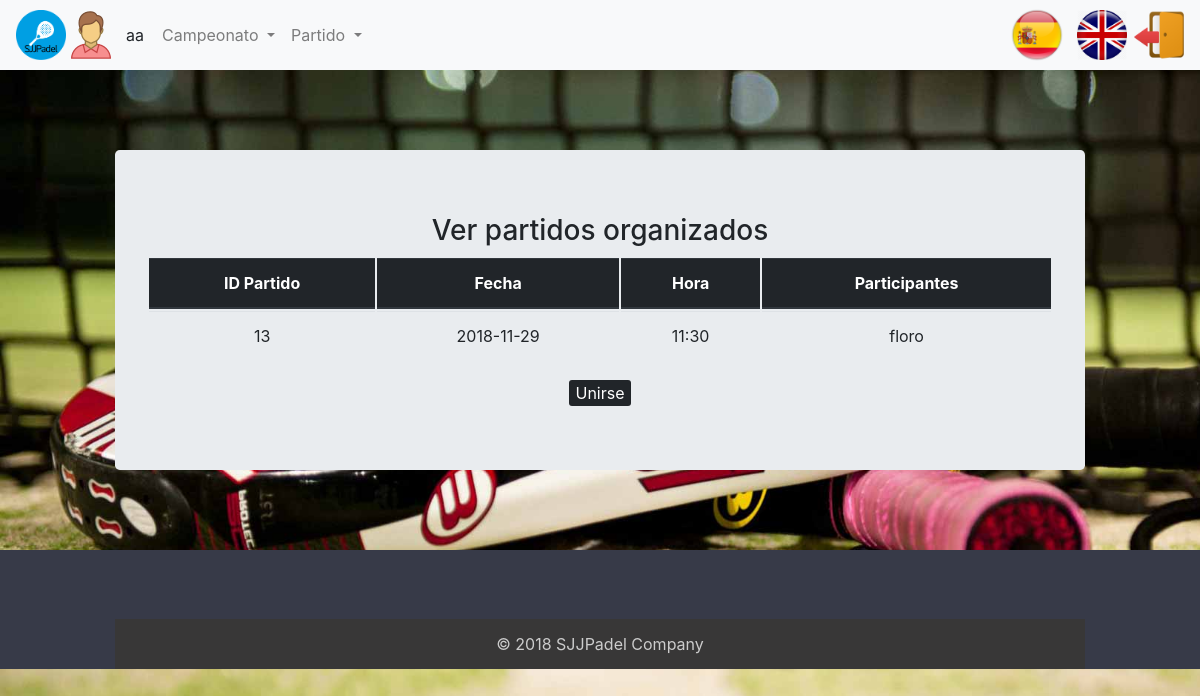
Before: /index.php?controller=organizeMatch&action=join&idOrganizeMatch=13 (signed in) with the older database file.
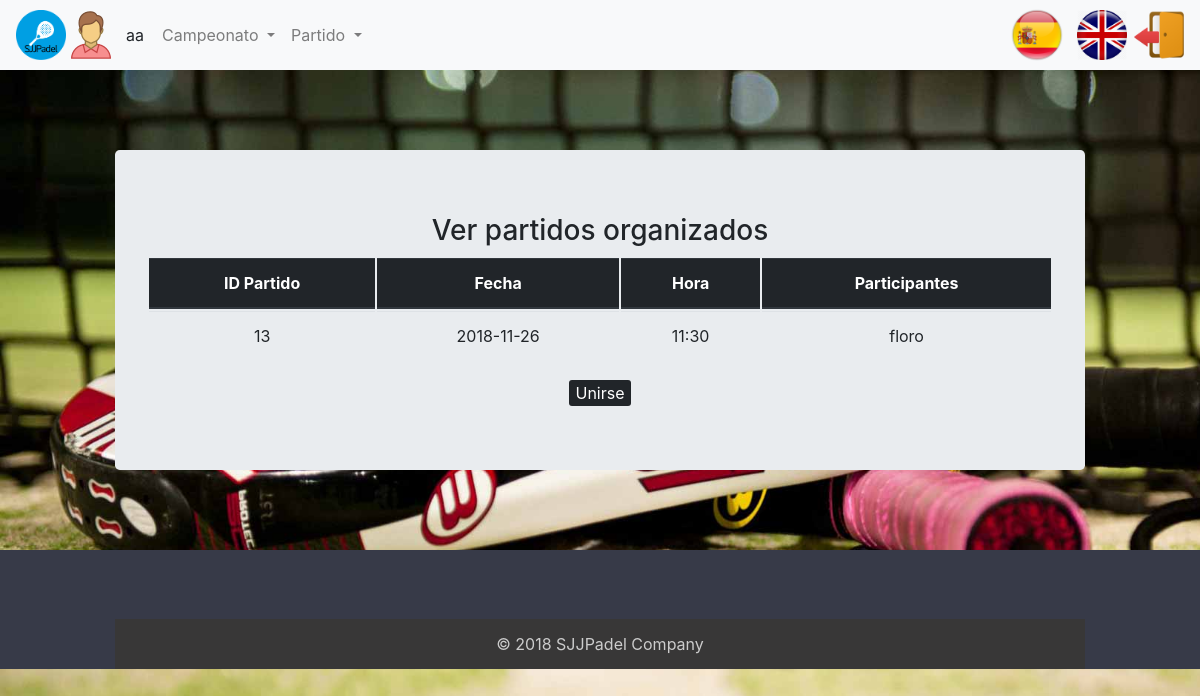
After: the same page with the newer database file.
### tables this page shows
CREATE TABLE `usuario` (
  `login` varchar(20) NOT NULL,
  `nombre` varchar(20) NOT NULL,
  `apellidos` varchar(45) DEFAULT NULL,
  `pass` varchar(20) DEFAULT NULL,
  `rol` char(1) DEFAULT NULL,
  `genero` varchar(10) DEFAULT NULL
);

CREATE TABLE `participantespartido` (
  `idParticipantesPartido` int(11) NOT NULL,
  `idOrganizarPartido` int(11) DEFAULT NULL,
  `loginUsuario` varchar(20) DEFAULT NULL
);

CREATE TABLE `organizarpartido` (
  `idOrganizarPartido` int(11) NOT NULL,
  `fecha` date NOT NULL,
  `hora` time NOT NULL
);

### core/ViewManager.php (called while the page is built, shortened)
<?php
class ViewManager {
	private $fragmentContents = array();
	private $variables = array();
	private $currentFragment = self::DEFAULT_FRAGMENT;
	private $layout = "default";
	private function saveCurrentFragment() {
		$this->fragmentContents[$this->currentFragment].=ob_get_contents();
	}
	public function moveToFragment($name) {
		$this->currentFragment = $name;
	}
	public function getFragment($fragment, $default="") {
		if (!isset($this->fragmentContents[$fragment])) {
			return $default;
		}
		return $this->fragmentContents[$fragment];
	}
	public function setVariable($varname, $value, $flash=false) {
		$this->variables[$varname] = $value;
	}
	public function getVariable($varname, $default=NULL) {
		if (!isset($this->variables[$varname])) {
			return $default;
		}
		return $this->variables[$varname];
	}
	public function render($controller, $viewname) {
		include(__DIR__."/../view/$controller/$viewname.php");
		$this->renderLayout();
	}
	private function renderLayout() {
		include(__DIR__."/../view/layouts/".$this->layout.".php");
	}
	private static $viewmanager_singleton = NULL;
	public static function getInstance() {
		if (self::$viewmanager_singleton == null) {
			self::$viewmanager_singleton = new ViewManager();
		}
		return self::$viewmanager_singleton;
	}
}

### controller/OrganizeMatchController.php (called while the page is built, shortened)
<?php
require_once(__DIR__."/../core/ViewManager.php");
require_once(__DIR__."/../core/I18n.php");
require_once(__DIR__."/../model/OrganizeMatch.php");
require_once(__DIR__."/../model/OrganizeMatchMapper.php");
require_once(__DIR__."/../controller/BaseController.php");
class OrganizeMatchController extends BaseController {
  private $organizeMatchMapper;
  private $participantsMatchMapper;
  public function __construct() {
    parent::__construct();
    $this->organizeMatchMapper = new OrganizeMatchMapper();
    $this->participantsMatchMapper =  new ParticipantsMatchMapper();
  }
    public function join(){
      $idOrganizeMatch = $_REQUEST["idOrganizeMatch"];
      $joinMatch = $this->organizeMatchMapper->findMatchWithParticipants($idOrganizeMatch);
      $play = $this->participantsMatchMapper->play($idOrganizeMatch, $_SESSION["currentuser"]);
      $this->view->setVariable("play", $play );
      $this->view->setVariable("joinMatch", $joinMatch );
      $this->view->render("organizeMatch", "join");
    }
  }

### index.php (called while the page is built, shortened)
<?php
function run() {
	try {
		$controller = loadController($_GET["controller"]);
		$actionName = $_GET["action"];
		$controller->$actionName();
	} catch(Exception $ex) {
		die("An exception occured!!!!!".$ex->getMessage());
	}
}
function loadController($controllerName) {
	return new $controllerClassName();
}
run();
?>

### core/I18n.php (called while the page is built, shortened)
<?php
class I18n {
	private $messages;
	public function setLanguage($language) {
		$this->messages = $i18n_messages;
	}
	public function i18n($key) {
		if (isset($this->messages[$key])){
			return $this->messages[$key];
		}else{
			return $key;
		}
	}
	private static $i18n_singleton = null;
	public static function getInstance() {
		if (self::$i18n_singleton == NULL) {
			self::$i18n_singleton = new I18n();
		}
		return self::$i18n_singleton;
	}
}
function i18n($key) {
	return I18n::getInstance()->i18n($key);
}

### model/OrganizeMatch.php (called while the page is built, shortened)
<?php
class OrganizeMatch {
	private $idOrganizarPartido;
	private $fecha;
	private $hora;
	private $participants;
	public function __construct($idOrganizeMatch=NULL, $fecha=NULL, $hora=NULL, array $participants=NULL, $numParticipants=NULL) {
		$this->idOrganizarPartido = $idOrganizeMatch;
		$this->fecha = $fecha;
		$this->hora = $hora;
		$this->participants = $participants;
	}
	public function getIdOrganizarPartido() {
		return $this->idOrganizarPartido;
	}
	public function getFecha() {
		return $this->fecha;
	}
	public function getHora() {
		return $this->hora;
	}
	public function getParticipants(){
		return $this->participants;
	}
	public function setParticipants($participants){
		$this->participants = $participants;
	}
}

### model/OrganizeMatchMapper.php (called while the page is built, shortened)
<?php
require_once(__DIR__."/../core/PDOConnection.php");
class OrganizeMatchMapper {
	private $db;
	public function __construct() {
		$this->db = PDOConnection::getInstance();
	}
	public function findMatchWithParticipants($id){
		$stmt = $this->db->prepare("SELECT
			O.idOrganizarPartido as 'organizarpartido.idOrganizarPartido',
			O.fecha as 'organizarpartido.fecha',
			O.hora as 'organizarpartido.hora',
			P.idOrganizarPartido as 'participantespartido.idOrganizarPartido',
			P.loginUsuario as 'participantespartido.loginUsuario'
			FROM organizarpartido O LEFT OUTER JOIN participantespartido P
			ON O.idOrganizarPartido = P.idOrganizarPartido
			WHERE
			O.idOrganizarPartido=? ");
			$stmt->execute(array($id));
			$match_wt_participants = $stmt->fetchAll(PDO::FETCH_ASSOC);
			if (sizeof($match_wt_participants) > 0) {
				$organizeMatch = new OrganizeMatch($id,
				$match_wt_participants[0]["organizarpartido.fecha"],
				substr($match_wt_participants[0]["organizarpartido.hora"], 0, 5));
				$participants_array = array();
				if ($match_wt_participants[0]["organizarpartido.idOrganizarPartido"]!=null) {
					foreach ($match_wt_participants as $participant){
						array_push($participants_array, $participant["participantespartido.loginUsuario"]);
					}
				}
				$organizeMatch->setParticipants($participants_array);
				return $organizeMatch;
			}else {
				return NULL;
			}
	}
}

### core/PDOConnection.php (called while the page is built)
<?php
class PDOConnection {
	private static $dbhost = "localhost";
	private static $dbname = "sjjpadel";
	private static $dbuser = "abp";
	private static $dbpass = "abp";
	private static $db_singleton = null;
	public static function getInstance() {
		if (self::$db_singleton == null) {
			self::$db_singleton = new PDO(
			"mysql:host=".self::$dbhost.";dbname=".self::$dbname.";charset=utf8",
			self::$dbuser,
			self::$dbpass,
			array(
				PDO::ATTR_EMULATE_PREPARES => false,
				PDO::ATTR_ERRMODE => PDO::ERRMODE_EXCEPTION
			)
		);
	}
	return self::$db_singleton;
}
}
?>

### model/UserMapper.php (called while the page is built, shortened)
<?php
require_once(__DIR__."/../core/PDOConnection.php");
class UserMapper {
	private $db;
	public function __construct() {
		$this->db = PDOConnection::getInstance();
	}
	public function getDatos($login){
		$stmt = $this->db->prepare("SELECT * FROM usuario where login=?");
		$stmt->execute(array($login));
		$toret_db = $stmt->fetchAll(PDO::FETCH_ASSOC);
		$user = null;
		foreach ($toret_db as $datos) {
			$user = new User(
				$datos['login'],
				$datos['nombre'],
				$datos['apellidos'],
				$datos['pass'],
				$datos['rol'],
				$datos['genero']
			);
		}
		return $user;
	}
}

### controller/BaseController.php (called while the page is built, shortened)
<?php
require_once(__DIR__."/../core/ViewManager.php");
require_once(__DIR__."/../core/I18n.php");
require_once(__DIR__."/../model/User.php");
require_once(__DIR__."/../model/UserMapper.php");
class BaseController {
	public function __construct() {
		if(isset($_SESSION["currentuser"])) {
			$userMapper = new UserMapper();
			$datosUser = $userMapper->getDatos($_SESSION["currentuser"]);
		}
	}
}

### view/organizeMatch/join.php (the view, shortened to what this page needs)
<?php
require_once(__DIR__."/../../core/ViewManager.php");
$view = ViewManager::getInstance();
$joinMatch = $view->getVariable("joinMatch");
$view->setVariable("title", "Unirse a Partido Organizado");
$play = $view->getVariable("play");
?>
<h3><?= i18n("View Organized Matches"); ?></h3>
  <table class="table">
  <thead class="thead-dark">
    <tr>
      <th scope="col">
        <?= i18n("IDMatch"); ?>
      </th>
      <th scope="col">
        <?= i18n("Date"); ?>
      </th>
      <th scope="col">
        <?= i18n("Time"); ?>
      </th>
      <th scope="col" colspan="2">
        <?= i18n("Participants"); ?>
      </th>
    </tr>
  </thead>
  <tbody>
        <tr>
            <td>
              <?= $joinMatch->getIdOrganizarPartido(); ?>
            </td>
            <td>
              <?= $joinMatch->getFecha(); ?>
            </td>
            <td>
              <?= $joinMatch->getHora(); ?>
            </td>
            <td>
              <?php foreach($joinMatch->getParticipants() as $participant): ?>
                <div>
                  <?= $participant ?>
                </div>
              <?php endforeach; ?>
            </td>
  </tbody>
</table>
<?php if(!$play): ?>
  <form action="index.php?controller=organizeMatch&amp;action=join" method="POST">
    <input class="button-organize" type="submit" value="<?= i18n("Join"); ?>"/>
  </form>
<?php endif; ?>

### view/layouts/default.php (shortened to what this page needs)
<?php
$view = ViewManager::getInstance();
$currentuser = $view->getVariable("currentusername");
$currentGender = $view->getVariable("currentGender");
$currentRol = $view->getVariable("currentRol");
?>
<!DOCTYPE html>
<html lang="en">
<head>
	<link rel="stylesheet" href="https://maxcdn.bootstrapcdn.com/bootstrap/4.0.0/css/bootstrap.min.css">
	<link rel="stylesheet" href="https://use.fontawesome.com/releases/v5.5.0/css/all.css">
	<link rel="stylesheet" href="css/style.css" type="text/css">
</head>
<body>
	<nav class="navbar navbar-expand-lg navbar-light bg-light">
		<img class="img-circle icono" src="images/icono.png">
		<?php if (isset($currentuser)): ?>
			<img class="icono" src="images/<?php echo $currentGender; ?>.png">
			<span class="username">
				<?= sprintf(i18n("%s"), $currentuser) ?>
			</span>
		<?php endif ?>
		<div class="collapse navbar-collapse" id="navbarSupportedContent">
			<ul class="navbar-nav mr-auto">
				<?php if($currentRol == 'd' || $currentRol == 'a' || $currentRol == 'e'): ?>
					<li class="nav-item dropdown">
						<a class="nav-link dropdown-toggle" href="#" id="navbarDropdown" role="button" data-toggle="dropdown" aria-haspopup="true" aria-expanded="false">
							<?php echo i18n("Championship") ?>
						</a>
					</li>
				<?php endif ?>
				<?php if($currentRol == 'd' || $currentRol == 'a' || $currentRol == 'e'): ?>
					<li class="nav-item dropdown">
						<a class="nav-link dropdown-toggle" href="#" id="navbarDropdown" role="button" data-toggle="dropdown" aria-haspopup="true" aria-expanded="false">
							<?php echo i18n("Match") ?>
						</a>
					</li>
				<?php endif ?>
			</ul>
		</div>
		<li class="nav-item">
			<?php include(__DIR__."/language_select_element.php"); ?>
		</li>
		<li class="nav-item">
			<?php if (isset($currentuser)): ?>
				<a 	href="index.php?controller=users&amp;action=logout">
					<img src="images/salir.png" class="rounded icono" alt="Imágenes responsive">
				</a>
				<?php else: ?>
					<a href="index.php?controller=users&amp;action=login">
						<img src="images/entrar.png" class="rounded icono" alt="Imágenes responsive">
					</a>
				<?php endif ?>
			</li>
		</nav>
		<div class="container">
			<div class="jumbotron">
				<?= $view->getFragment(ViewManager::DEFAULT_FRAGMENT) ?>
			</div>
		</div>
		<footer id="myFooter">
			<div class="container">
				<div class="row">
					<div class="col-sm-3 myCols">
					</div>
				</div>
				<div class="social-networks">
				</div>
				<div class="footer-copyright">
					<p>© 2018 SJJPadel Company </p>
				</div>
			</footer>
		</body>
		</html>

### view/layouts/language_select_element.php (shortened to what this page needs)
<a href="index.php?controller=language&amp;action=change&amp;lang=es">
	<img class="img_idioma_spain" src="images/Spain.png"></img>
</a>
<a href="index.php?controller=language&amp;action=change&amp;lang=en">
	<img class="img_idioma_england separacion" src="images/England.png"></img>
</a>

### css/style.css (style rules this page uses)
body { width: 100%; height: 100%; background: url('../images/padel.jpg') ; background-size: cover; background-attachment: fixed; }
ul , li { list-style: none; }
.separacion { margin-right: 7px; }
#myFooter { background-color: #373a48; color:white; }
#myFooter .footer-copyright { background-color: #383737; padding-top:3px; padding-bottom:3px; text-align: center; }
#myFooter .footer-copyright p { margin:10px; color: #ccc; }
#myFooter .myCols { text-align: center; }
#myFooter .social-networks { text-align: center; padding-top: 30px; padding-bottom: 38px; }
.icono { width: 50px; height: 50px; }
table { border-collapse: inherit; }
.button-organize { background-color: rgba(33,37,41,1); border:none; border-radius: 3px; color: white; }
.img_idioma_spain { width: 72px; height: 54px; }
.img_idioma_england { width: 50px; height: 50px; }
.container { margin: 0 auto; max-width: 1000px; }
.jumbotron { margin: 80px 0; text-align: center; }
.username { margin-left: 10px; margin-right: 10px; }

Changed rows visible on the page:
changed through a linked row, participantespartido: idOrganizarPartido.fecha "2018-11-29" → "2018-11-26"
